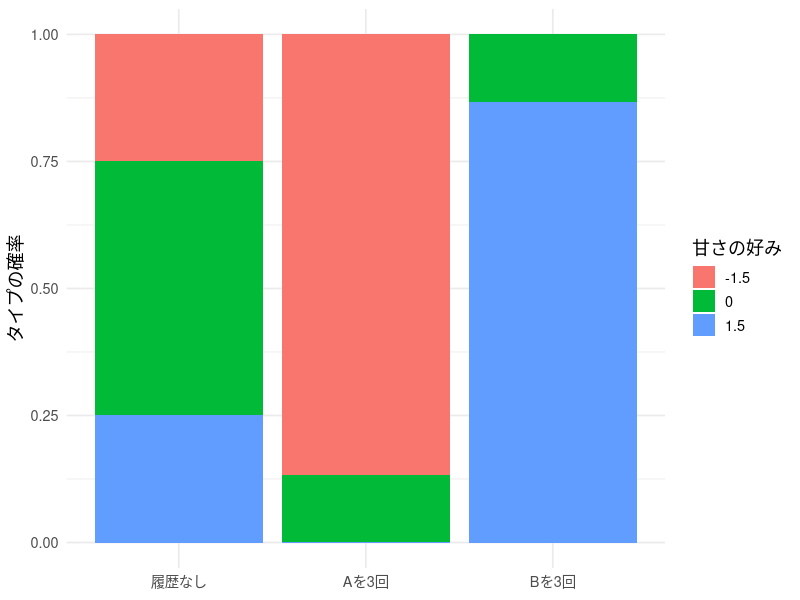
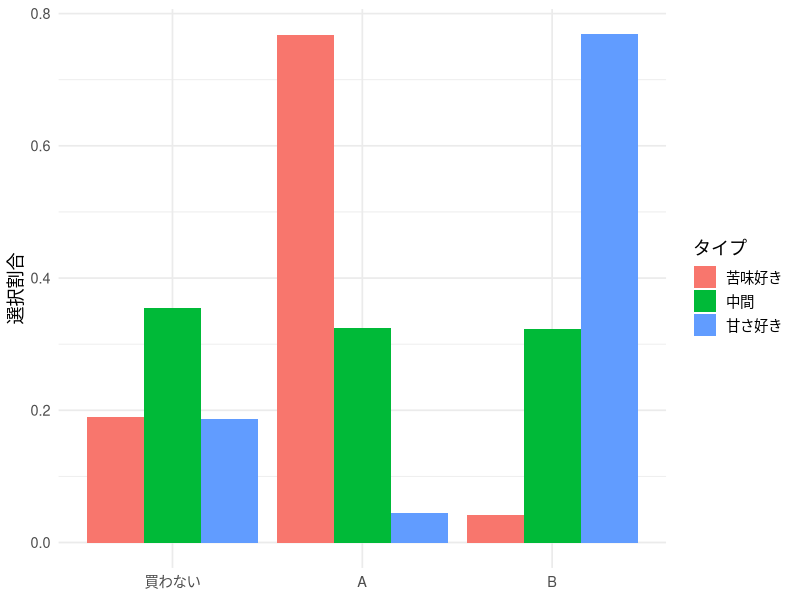
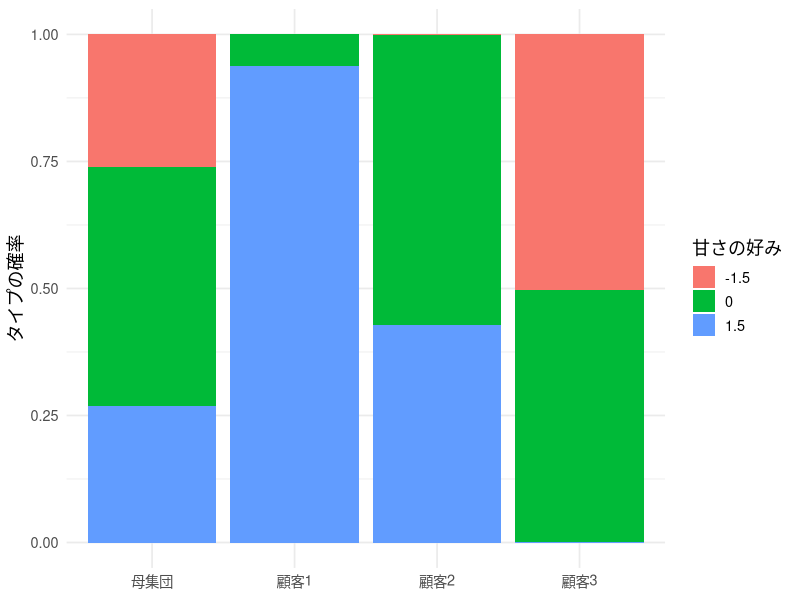
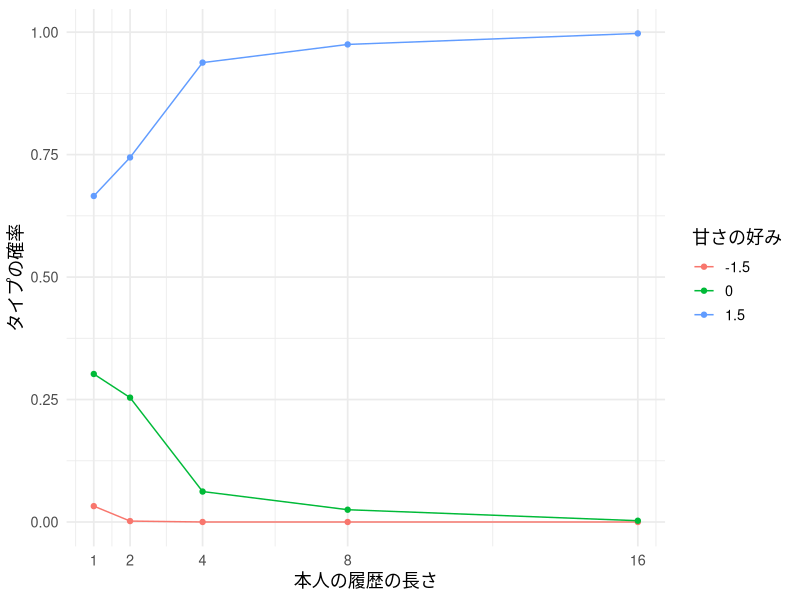
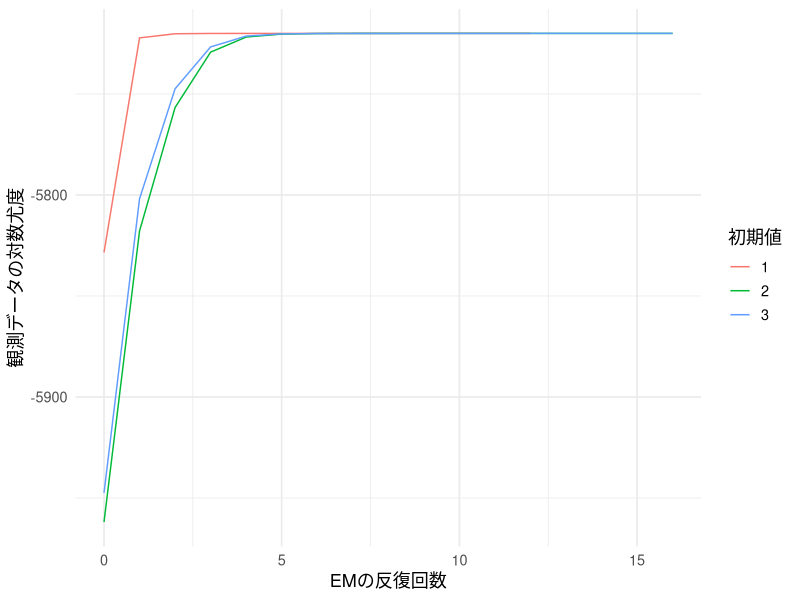
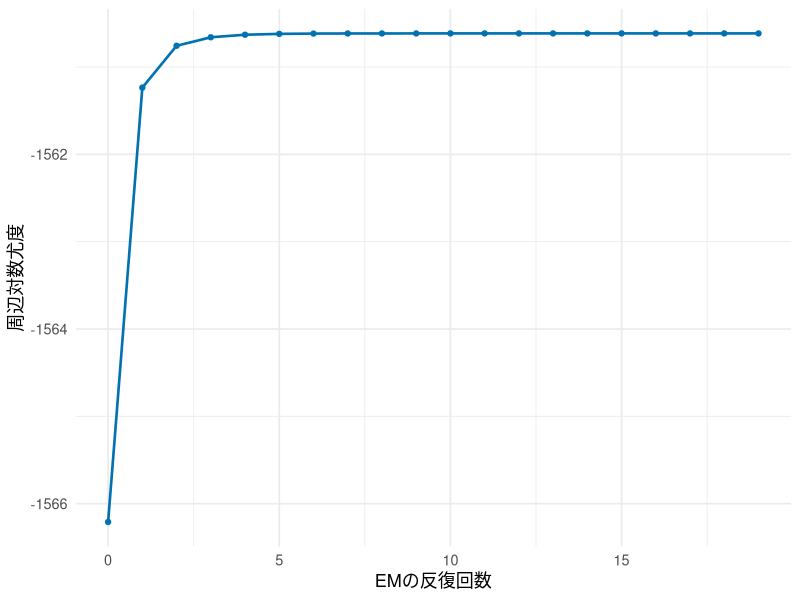
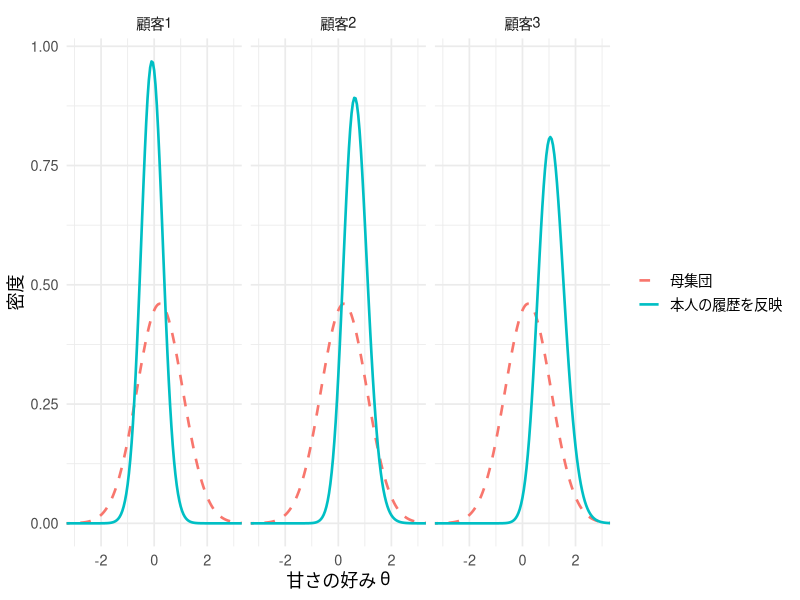

Reproduce these figures in R, in order.
## ---- chunk 1
#| include: false
library(ggplot2)
library(dplyr)
library(knitr)
set.seed(202606)
theme_lecture <- function() {
  fam <- if (Sys.info()[["sysname"]] == "Darwin") "Hiragino Sans" else ""
  theme_minimal(base_size = 13, base_family = fam)
}
theme_set(theme_lecture())
knitr::opts_chunk$set(fig.align = "center", dpi = 144)
options(scipen = 8)
## ---- chunk 2
choice_prob <- function(theta, pA, pB, beta0 = 1.5, alpha = 1) {
  va <- beta0 - theta - alpha * pA
  vb <- beta0 + theta - alpha * pB
  mx <- pmax(0, va, vb)
  ev <- cbind(exp(-mx), exp(va - mx), exp(vb - mx))
  ev / rowSums(ev)
}
theta_grid <- c(-1.5, 0, 1.5)
pi_true <- c(.25, .50, .25)
knitr::kable(data.frame(theta = theta_grid,
                       choice_prob(theta_grid, 1.5, 1.5)), digits = 3,
             col.names = c("甘さの好み", "買わない", "A：苦い", "B：甘い"))
## ---- chunk 3
pr_equal <- choice_prob(theta_grid, 1.5, 1.5)
lik_AAA <- pr_equal[, 2]^3
post_AAA <- pi_true * lik_AAA / sum(pi_true * lik_AAA)
lik_BBB <- pr_equal[, 3]^3
post_BBB <- pi_true * lik_BBB / sum(pi_true * lik_BBB)
knitr::kable(data.frame(theta = theta_grid, prior = pi_true,
                       likelihood = lik_AAA, posterior = post_AAA), digits = 4,
             col.names = c("候補値", "事前確率", "Aを3回選ぶ尤度", "事後確率"))
## ---- chunk 4
#| fig-cap: "同じ母集団分布から出発しても、本人の履歴によってタイプの重みが変わる。価格は両商品とも150円。"
w_example <- rbind(pi_true, post_AAA, post_BBB)
d_example <- data.frame(
  information = factor(rep(c("履歴なし", "Aを3回", "Bを3回"), each = 3),
                       levels = c("履歴なし", "Aを3回", "Bを3回")),
  type = factor(rep(theta_grid, 3)), weight = as.vector(t(w_example)))
ggplot(d_example, aes(information, weight, fill = type)) +
  geom_col() + labs(x = NULL, y = "タイプの確率", fill = "甘さの好み")
## ---- chunk 5
set.seed(202606)
N <- 400
Tmax <- 16
type_true <- sample(1:3, N, replace = TRUE, prob = pi_true)
theta_truth <- theta_grid[type_true]
## ---- chunk 6
prices <- data.frame(occasion = seq_len(Tmax),
                     pA = runif(Tmax, 1, 2.5), pB = runif(Tmax, 1, 2.5))
head(prices)
## ---- chunk 7
id <- rep(seq_len(N), each = Tmax)
occasion <- rep(seq_len(Tmax), times = N)
pA <- prices$pA[occasion]; pB <- prices$pB[occasion]
prob <- choice_prob(theta_truth[id], pA, pB)
u <- runif(N * Tmax)
y <- as.integer(u > prob[, 1]) + as.integer(u > prob[, 1] + prob[, 2])
panel <- data.frame(id, occasion, pA, pB, y)  # 0=買わない、1=A、2=B
head(panel)
## ---- chunk 8
#| fig-cap: "タイプ別の選択割合。分母はタイプ別人数×16機会であり、非購入も含む。"
choice_summary <- panel |>
  mutate(type = factor(type_true[id], labels = c("苦味好き", "中間", "甘さ好き")),
         product = factor(y, levels = 0:2, labels = c("買わない", "A", "B"))) |>
  count(type, product) |> group_by(type) |> mutate(share = n / sum(n))
ggplot(choice_summary, aes(product, share, fill = type)) +
  geom_col(position = "dodge") + labs(x = NULL, y = "選択割合", fill = "タイプ")
## ---- chunk 9
panel_loglik <- function(dat, grid) {
  sapply(grid, function(th) {
    pr <- choice_prob(th, dat$pA, dat$pB)
    chosen_prob <- pr[cbind(seq_len(nrow(dat)), dat$y + 1)]
    log_chosen_prob <- log(chosen_prob)
    drop(rowsum(log_chosen_prob, dat$id))
  })
}
train4 <- subset(panel, occasion <= 4)
ell4 <- panel_loglik(train4, theta_grid)
knitr::kable(data.frame(customer = 1:6, ell4[1:6, ]), digits = 3,
             col.names = c("顧客 i", "候補値 −1.5", "候補値 0", "候補値 1.5"))
## ---- chunk 10
ell_one <- c(-1000, -1001, -1002)
pi_try <- rep(1 / 3, 3)
exp(ell_one)                       # タイプごとの履歴の確率に戻す
marginal_naive <- sum(pi_try * exp(ell_one))
marginal_naive                     # 周辺尤度
log(marginal_naive)                # その対数
pi_try * exp(ell_one) / marginal_naive  # ベイズの公式も計算してみる
## ---- chunk 11
z_one <- log(pi_try) + ell_one
m_one <- max(z_one)
shifted_one <- exp(z_one - m_one)
knitr::kable(data.frame(type = 1:3, z = z_one,
                        shifted = z_one - m_one, exponential = shifted_one),
             digits = 6,
             col.names = c("タイプ", "割合を含めた対数 z", "最大値を引いた z − m", "exp(z − m)"))
## ---- chunk 12
log_marginal_stable <- m_one + log(sum(shifted_one))
log_marginal_stable
## ---- chunk 13
weights_stable <- shifted_one / sum(shifted_one)
knitr::kable(data.frame(type = 1:3, prior = pi_try, posterior = weights_stable),
             digits = 6, col.names = c("タイプ", "仮の割合", "履歴を見た後の事後確率"))
## ---- chunk 14
mixture_eval <- function(ell, pi) {
  z <- sweep(ell, 2, log(pi), "+")
  rowmax <- apply(z, 1, max)
  e <- exp(z - rowmax)
  totals <- rowSums(e)
  list(weights = e / totals, loglik = sum(rowmax + log(totals)))
}
## ---- chunk 15
#| include: false
stopifnot(all(exp(ell_one) == 0), marginal_naive == 0,
          is.finite(log_marginal_stable), all(is.finite(weights_stable)),
          abs(sum(weights_stable) - 1) < 1e-12)
lse_one_check <- mixture_eval(matrix(ell_one, nrow = 1), pi_try)
stopifnot(abs(lse_one_check$loglik - log_marginal_stable) < 1e-12,
          max(abs(lse_one_check$weights[1, ] - weights_stable)) < 1e-12)
naive4_joint <- sweep(exp(ell4), 2, pi_try, "*")
naive4_marginal <- rowSums(naive4_joint)
stable4_check <- mixture_eval(ell4, pi_try)
stopifnot(abs(stable4_check$loglik - sum(log(naive4_marginal))) < 1e-10,
          max(abs(stable4_check$weights - naive4_joint / naive4_marginal)) < 1e-12)
## ---- chunk 16
fit_known_pi <- function(ell) {
  softmax <- function(a) { z <- c(a, 0); z <- exp(z - max(z)); z / sum(z) }
  opt <- optim(rep(0, ncol(ell) - 1),
               function(a) -mixture_eval(ell, softmax(a))$loglik,
               method = "BFGS", control = list(reltol = 1e-11, maxit = 1000))
  if (opt$convergence != 0) stop("Known-support MLE did not converge")
  pi <- softmax(opt$par)
  c(list(pi = pi), mixture_eval(ell, pi))
}
fit4 <- fit_known_pi(ell4)
knitr::kable(data.frame(theta = theta_grid, truth = pi_true, estimate = fit4$pi),
             digits = 3, col.names = c("候補値", "真の割合", "4機会から推定した割合"))
## ---- chunk 17
#| fig-cap: "同じ母集団割合から出発しても、顧客ごとの4回の履歴で事後の重みが変わる。"
show_ids <- c(1, 2, 3)
w_show <- rbind(fit4$pi, fit4$weights[show_ids, ])
weights_plot <- data.frame(
  information = factor(rep(c("母集団", paste0("顧客", show_ids)), each = 3),
                       levels = c("母集団", paste0("顧客", show_ids))),
  type = factor(rep(theta_grid, 4)), weight = as.vector(t(w_show)))
ggplot(weights_plot, aes(information, weight, fill = type)) +
  geom_col() + labs(x = NULL, y = "タイプの確率", fill = "甘さの好み")
## ---- chunk 18
type_labels <- c("苦味好き", "中間", "甘さ好き")
truth_check <- data.frame(
  customer = show_ids,
  true_theta = theta_truth[show_ids],
  true_type = type_labels[type_true[show_ids]],
  fit4$weights[show_ids, ])
knitr::kable(truth_check, digits = 3, row.names = FALSE,
             col.names = c("顧客", "真の θ", "本当のタイプ",
                           "苦味好きの確率", "中間の確率", "甘さ好きの確率"))
## ---- chunk 19
individual_mle <- function(ell, grid) {
  grid[max.col(ell, ties.method = "first")]
}
np4 <- individual_mle(ell4, theta_grid)
eb4 <- drop(fit4$weights %*% theta_grid)
knitr::kable(data.frame(method = c("母集団平均", "個人別最尤", "経験ベイズの事後平均"),
  rmse = c(sqrt(mean((sum(fit4$pi * theta_grid) - theta_truth)^2)),
           sqrt(mean((np4 - theta_truth)^2)), sqrt(mean((eb4 - theta_truth)^2)))),
  digits = 3, col.names = c("好みの要約", "真の係数とのRMSE"))
## ---- chunk 20
#| fig-cap: "観測履歴が増えたときの、同じ顧客1についてのタイプの重み。真のタイプは推定に使わない。"
history_weights <- do.call(rbind, lapply(c(1, 2, 4, 8, 16), function(h) {
  ell_h <- panel_loglik(subset(panel, occasion <= h), theta_grid)
  fit_h <- fit_known_pi(ell_h)
  data.frame(history = h, type = factor(theta_grid), weight = fit_h$weights[1, ])
}))
ggplot(history_weights, aes(history, weight, color = type)) +
  geom_line() + geom_point() + scale_x_continuous(breaks = c(1, 2, 4, 8, 16)) +
  labs(x = "本人の履歴の長さ", y = "タイプの確率", color = "甘さの好み")
## ---- chunk 21
demo_theta0 <- c(-2, 0, 2)
demo_pi0 <- rep(1 / 3, 3)
demo_ell0 <- panel_loglik(panel, demo_theta0)
knitr::kable(data.frame(type = 1:3, theta = demo_theta0, pi = demo_pi0),
             digits = 3, col.names = c("タイプ k", "仮の候補値", "仮の割合"))
## ---- chunk 22
demo0 <- mixture_eval(demo_ell0, demo_pi0)
demo_w0 <- demo0$weights
demo_id <- 252
demo_lik0 <- exp(demo_ell0[demo_id, ])
demo_joint0 <- demo_pi0 * demo_lik0
knitr::kable(data.frame(
  type = 1:3, theta = demo_theta0,
  likelihood = formatC(demo_lik0, format = "e", digits = 3),
  joint = formatC(demo_joint0, format = "e", digits = 3),
  weight = demo_w0[demo_id, ]), digits = 4,
  col.names = c("タイプ k", "仮の候補値", "顧客252の尤度", "割合×尤度", "所属確率"))
stopifnot(max(abs(demo_joint0 / sum(demo_joint0) -
                  demo_w0[demo_id, ])) < 1e-12)
## ---- chunk 23
demo_ids <- c(1, 2, 3, 252)
knitr::kable(data.frame(customer = demo_ids,
                        demo_w0[demo_ids, ]), digits = 4, row.names = FALSE,
             col.names = c("顧客", "タイプ1の確率", "タイプ2の確率", "タイプ3の確率"))
## ---- chunk 24
demo_count0 <- colSums(demo_w0)
demo_pi1 <- demo_count0 / N
knitr::kable(data.frame(type = 1:3, expected_count = demo_count0,
                        old_pi = demo_pi0, new_pi = demo_pi1), digits = 4,
             col.names = c("タイプ k", "人数の期待値", "更新前の割合", "更新後の割合"))
## ---- chunk 25
demo_theta1 <- vapply(1:3, function(k) {
  optimize(function(a) -sum(demo_w0[, k] * panel_loglik(panel, a)),
           interval = c(-6, 6), tol = 1e-8)$minimum
}, numeric(1))
knitr::kable(data.frame(type = 1:3, old_theta = demo_theta0,
                        new_theta = demo_theta1), digits = 4,
             col.names = c("タイプ k", "更新前の候補値", "更新後の候補値"))
## ---- chunk 26
demo_ell1 <- panel_loglik(panel, demo_theta1)
demo1 <- mixture_eval(demo_ell1, demo_pi1)
demo_w1 <- demo1$weights
knitr::kable(data.frame(type = 1:3,
                        weight0 = demo_w0[demo_id, ],
                        weight1 = demo_w1[demo_id, ]), digits = 4,
             col.names = c("タイプ k", "顧客252：初期値での確率", "顧客252：1回更新後の確率"))
## ---- chunk 27
demo_count1 <- colSums(demo_w1)
demo_pi2 <- demo_count1 / N
demo_theta2 <- vapply(1:3, function(k) {
  optimize(function(a) -sum(demo_w1[, k] * panel_loglik(panel, a)),
           interval = c(-6, 6), tol = 1e-8)$minimum
}, numeric(1))
knitr::kable(data.frame(type = 1:3, expected_count = demo_count1,
                        pi1 = demo_pi1, pi2 = demo_pi2,
                        theta1 = demo_theta1, theta2 = demo_theta2), digits = 4,
             col.names = c("タイプ k", "人数の期待値", "1回目の割合", "2回目の割合",
                           "1回目の候補値", "2回目の候補値"))
## ---- chunk 28
demo2 <- mixture_eval(panel_loglik(panel, demo_theta2), demo_pi2)
demo_ll <- c(demo0$loglik, demo1$loglik, demo2$loglik)
knitr::kable(data.frame(stage = c("初期値", "1回目の更新後", "2回目の更新後"),
                        loglik = demo_ll), digits = 4,
             col.names = c("計算の段階", "観測データの対数尤度"))
stopifnot(all(diff(demo_ll) >= -1e-6),
          max(abs(rowSums(demo_w0) - 1)) < 1e-12,
          max(abs(rowSums(demo_w1) - 1)) < 1e-12,
          all(diff(demo_theta1) > 0), all(diff(demo_theta2) > 0))
## ---- chunk 29
#| code-fold: true
#| code-summary: "1回目の更新で、対数尤度と下限の大小を確かめる"
demo_Q <- function(theta, pi, weights) {
  sum(weights * sweep(panel_loglik(panel, theta), 2, log(pi), "+"))
}
demo_entropy0 <- -sum(demo_w0 * log(demo_w0))
demo_bound0 <- demo_Q(demo_theta0, demo_pi0, demo_w0) + demo_entropy0
demo_bound1 <- demo_Q(demo_theta1, demo_pi1, demo_w0) + demo_entropy0
knitr::kable(data.frame(
  quantity = c("更新前の対数尤度 = 更新前の下限", "更新後の下限（重みは更新前のまま）",
               "更新後の対数尤度"),
  value = c(demo0$loglik, demo_bound1, demo1$loglik)), digits = 4,
  col.names = c("比較する値", "計算結果"))
stopifnot(abs(demo_bound0 - demo0$loglik) < 1e-7,
          demo_bound1 >= demo_bound0 - 1e-7,
          demo1$loglik >= demo_bound1 - 1e-7)
## ---- chunk 30
#| code-fold: true
#| code-summary: "EMの反復：事後重みの計算と、重み付き最尤推定"
fit_em_once <- function(dat, start, maxit = 2000, tol = 1e-8, bounds = c(-6, 6)) {
  theta <- sort(start)
  pi <- rep(1 / length(theta), length(theta))
  ell <- panel_loglik(dat, theta)
  current <- mixture_eval(ell, pi)
  trace <- current$loglik
  converged <- FALSE
  for (iter in seq_len(maxit)) {
    w <- current$weights
    pi_new <- colMeans(w)
    theta_new <- vapply(seq_along(theta), function(k) {
      optimize(function(th) -sum(w[, k] * panel_loglik(dat, th)),
               interval = bounds, tol = 1e-8)$minimum
    }, numeric(1))
    order_new <- order(theta_new)
    theta_new <- theta_new[order_new]; pi_new <- pi_new[order_new]
    ell_new <- panel_loglik(dat, theta_new)
    next_fit <- mixture_eval(ell_new, pi_new)
    gain <- next_fit$loglik - current$loglik
    if (gain < -1e-6) stop("EM log likelihood decreased")
    trace <- c(trace, next_fit$loglik)
    theta <- theta_new; pi <- pi_new; ell <- ell_new; current <- next_fit
    if (abs(gain) < tol) { converged <- TRUE; break }
  }
  list(theta = theta, pi = pi, loglik = current$loglik,
       weights = current$weights, trace = trace, converged = converged,
       iterations = iter, bounds = bounds)
}
## ---- chunk 31
fit_em_multistart <- function(dat, starts = list(c(-2, 0, 2), c(-1, .5, 2.5),
                                                  c(-2.5, -.5, 1))) {
  fits <- lapply(starts, function(st) fit_em_once(dat, st))
  best <- which.max(vapply(fits, `[[`, numeric(1), "loglik"))
  list(best = fits[[best]], fits = fits, best_start = best)
}
em_runs <- fit_em_multistart(panel)
em_fit <- em_runs$best
# 最初の初期値からの1・2回目の更新が、上の逐次計算と一致するか確認する。
stopifnot(max(abs(em_runs$fits[[1]]$trace[1:3] - demo_ll)) < 1e-6)
stopifnot(all(vapply(em_runs$fits, function(f) f$converged, logical(1))),
          all(vapply(em_runs$fits, function(f) min(diff(f$trace)) > -1e-6, logical(1))),
          all(abs(em_fit$theta) < 5.9))
knitr::kable(data.frame(type = 1:3, theta_true = theta_grid,
                        theta_est = em_fit$theta, pi_true = pi_true, pi_est = em_fit$pi),
             digits = 3, col.names = c("タイプ", "真の候補値", "候補値の推定", "真の割合", "割合の推定"))
## ---- chunk 32
#| fig-cap: "EMの3つの初期値からの対数尤度。単調に増えても、大域的な最大値とは限らない。"
em_trace <- do.call(rbind, lapply(seq_along(em_runs$fits), function(s) {
  f <- em_runs$fits[[s]]
  data.frame(iteration = seq_along(f$trace) - 1, loglik = f$trace, start = factor(s))
}))
ggplot(em_trace, aes(iteration, loglik, color = start)) + geom_line() +
  labs(x = "EMの反復回数", y = "観測データの対数尤度", color = "初期値")
## ---- chunk 33
ell16 <- panel_loglik(panel, theta_grid)
fit16 <- fit_known_pi(ell16)
knitr::kable(data.frame(type = 1:3, known_support = theta_grid,
                        known_weight = fit16$weights[1, ],
                        estimated_support = em_fit$theta,
                        estimated_weight = em_fit$weights[1, ]), digits = 3,
             col.names = c("タイプ", "既知の候補値", "既知の場合の重み",
                           "推定した候補値", "推定後の重み"))
## ---- chunk 34
#| code-fold: true
#| code-summary: "1回のシェアは同じだが、履歴の確率は違う二つの母集団"
ident_equal <- choice_prob(theta_grid, 1.5, 1.5)
ident_share <- drop(pi_true %*% ident_equal)
ident_alt_theta <- c(-2, 0, 2)
ident_alt_prob <- choice_prob(ident_alt_theta, 1.5, 1.5)
# 対称な分布なので、非購入のシェアを合わせればA・Bのシェアも合う。
ident_alt_w <- (1 / 3 - ident_share[1]) / (2 * (1 / 3 - ident_alt_prob[1, 1]))
ident_alt_pi <- c(ident_alt_w, 1 - 2 * ident_alt_w, ident_alt_w)
ident_alt_share <- drop(ident_alt_pi %*% ident_alt_prob)
knitr::kable(data.frame(
  quantity = c("1回で買わない確率", "1回でAを買う確率", "1回でBを買う確率", "同じ人が2回ともAを買う確率"),
  original = c(ident_share, sum(pi_true * ident_equal[, 2]^2)),
  alternative = c(ident_alt_share, sum(ident_alt_pi * ident_alt_prob[, 2]^2))),
  digits = 6, col.names = c("観測する量", "元の母集団", "別の母集団"))
stopifnot(max(abs(ident_share - ident_alt_share)) < 1e-12,
          all(ident_alt_pi > 0), abs(sum(ident_alt_pi) - 1) < 1e-12)
## ---- chunk 35
#| code-fold: true
#| code-summary: "同じ2回分の履歴確率を持つ別の母集団を構成する"
# 構成の根拠は、この小節末尾の補足で説明する。
# z = exp(theta)、150円では d(z) = 1 + z + z^2。
ident_two_z <- exp(theta_grid)
ident_two_d <- 1 + ident_two_z + ident_two_z^2
ident_two_weight <- pi_true / ident_two_d^2
ident_two_m <- vapply(0:4, function(q) sum(ident_two_weight * ident_two_z^q), numeric(1))
# 3根を持つ多項式の2次の係数を変え、他の係数で同じモーメントを保つ。
ident_two_c2 <- -sum(ident_two_z) - .5
ident_two_hankel <- matrix(c(ident_two_m[1], ident_two_m[2],
                            ident_two_m[2], ident_two_m[3]), 2, 2)
ident_two_c01 <- solve(ident_two_hankel,
                       -ident_two_m[4:5] - ident_two_c2 * ident_two_m[3:4])
ident_two_roots <- polyroot(c(ident_two_c01, ident_two_c2, 1))
stopifnot(max(abs(Im(ident_two_roots))) < 1e-10)
ident_two_z_alt <- sort(Re(ident_two_roots))
ident_two_V <- rbind(1, ident_two_z_alt, ident_two_z_alt^2)
ident_two_weight_alt <- drop(solve(ident_two_V, ident_two_m[1:3]))
ident_two_theta_alt <- log(ident_two_z_alt)
ident_two_pi_alt <- ident_two_weight_alt * (1 + ident_two_z_alt + ident_two_z_alt^2)^2
ident_two_prob_alt <- choice_prob(ident_two_theta_alt, 1.5, 1.5)
ident_two_M <- t(ident_equal) %*% diag(pi_true) %*% ident_equal
ident_two_M_alt <- t(ident_two_prob_alt) %*% diag(ident_two_pi_alt) %*% ident_two_prob_alt
stopifnot(all(ident_two_z_alt > 0), all(ident_two_pi_alt > 0),
          abs(sum(ident_two_pi_alt) - 1) < 1e-10,
          max(abs(ident_two_M - ident_two_M_alt)) < 1e-10)
knitr::kable(data.frame(type = 1:3, theta = theta_grid, theta_alt = ident_two_theta_alt,
                        pi = pi_true, pi_alt = ident_two_pi_alt), digits = 6,
             col.names = c("タイプ", "元の候補値", "別の候補値", "元の割合", "別の割合"))
## ---- chunk 36
ident_two_histories <- expand.grid(first = c("0", "A", "B"), second = c("0", "A", "B"))
knitr::kable(data.frame(
  history = paste0(ident_two_histories$first, ident_two_histories$second),
  original = as.vector(ident_two_M), alternative = as.vector(ident_two_M_alt)),
  digits = 6, col.names = c("1・2回目の履歴", "元の母集団", "別の母集団"))
## ---- chunk 37
ident_two_B_given_AA <- sum(pi_true * ident_equal[, 2]^2 * ident_equal[, 3]) /
  ident_two_M[2, 2]
ident_two_B_given_AA_alt <- sum(ident_two_pi_alt * ident_two_prob_alt[, 2]^2 *
                                ident_two_prob_alt[, 3]) / ident_two_M_alt[2, 2]
knitr::kable(data.frame(
  quantity = c("3回目にBを買う確率：全員", "3回目にBを買う確率：AAだった人"),
  original = c(sum(pi_true * ident_equal[, 3]), ident_two_B_given_AA),
  alternative = c(sum(ident_two_pi_alt * ident_two_prob_alt[, 3]), ident_two_B_given_AA_alt)),
  digits = 6, col.names = c("観測する量", "元の母集団", "別の母集団"))
stopifnot(abs(ident_two_B_given_AA - ident_two_B_given_AA_alt) > 1e-4)
## ---- chunk 38
#| code-fold: true
#| code-summary: "3回の同時分布を作り、タイプの値と割合を逆算する"
# ここだけは識別の検算用。標本頻度ではなく、生成モデルの母集団確率を作る。
ident_R <- lapply(1:3, function(tt) {
  t(choice_prob(theta_grid, prices$pA[tt], prices$pB[tt]))
})
ident_joint <- array(0, dim = c(3, 3, 3))
for (k in 1:3) {
  for (j in 1:3) {
    ident_joint[, , j] <- ident_joint[, , j] +
      pi_true[k] * ident_R[[3]][j, k] * outer(ident_R[[1]][, k], ident_R[[2]][, k])
  }
}
# 入力は母集団の27セルと、1回目のB価格。真の候補値・割合は引数にしない。
recover_three_types <- function(joint, pB1) {
  M <- apply(joint, c(1, 2), sum)
  MB <- joint[, , 3]
  C <- MB %*% solve(M)
  eig <- eigen(C)
  stopifnot(max(abs(Im(eig$values))) < 1e-10,
            max(abs(Im(eig$vectors))) < 1e-10)
  order_type <- order(Re(eig$values))
  R1 <- Re(eig$vectors[, order_type])
  R1 <- sweep(R1, 2, colSums(R1), "/")
  theta <- log(R1[3, ] / R1[1, ]) - 1.5 + pB1
  pi <- drop(solve(R1, rowSums(M)))
  list(theta = theta, pi = pi, R1 = R1)
}
ident_recovered <- recover_three_types(ident_joint, prices$pB[1])
knitr::kable(data.frame(type = 1:3, theta = theta_grid,
                        recovered_theta = ident_recovered$theta,
                        pi = pi_true, recovered_pi = ident_recovered$pi), digits = 6,
             col.names = c("タイプ", "生成時の候補値", "逆算した候補値", "生成時の割合", "逆算した割合"))
stopifnot(abs(sum(ident_joint) - 1) < 1e-12,
          max(abs(ident_recovered$theta - theta_grid)) < 1e-10,
          max(abs(ident_recovered$pi - pi_true)) < 1e-10)
## ---- chunk 39
# 連続的な好み：同じ選択モデルで独立のデータを生成する
set.seed(202607)
N_c <- 200; T_c <- 8
mu_true_c <- 0.2; tau_true_c <- 1
id_c <- rep(seq_len(N_c), each = T_c)
time_c <- rep(seq_len(T_c), times = N_c)
price_c <- data.frame(pA = runif(T_c, 1, 2.5), pB = runif(T_c, 1, 2.5))
theta_true_c <- rnorm(N_c, mu_true_c, tau_true_c)
pA_c <- price_c$pA[time_c]; pB_c <- price_c$pB[time_c]
prob_c <- function(theta, pA, pB) {
  va <- 1.5 - theta - pA; vb <- 1.5 + theta - pB
  m <- pmax(0, va, vb)
  e <- cbind(exp(-m), exp(va - m), exp(vb - m))
  e / rowSums(e)
}
probs_c <- prob_c(theta_true_c[id_c], pA_c, pB_c)
u_c <- runif(N_c * T_c)
y_c <- as.integer(u_c > probs_c[,1]) + as.integer(u_c > probs_c[,1] + probs_c[,2])
dat_c <- data.frame(id = id_c, time = time_c, pA = pA_c, pB = pB_c, y = y_c)
## ---- chunk 40
#| code-fold: true
#| code-summary: "数値積分の準備：周辺対数尤度と事後分布の重み"
# 台形則で係数空間を積分する。両端に半分の重みを付ける。
theta_nodes_c <- seq(-6, 6, length.out = 241)
trap_weights_c <- function(x) {
  dx <- diff(x)
  stopifnot(max(abs(dx - dx[1])) < 1e-10)
  c(dx[1] / 2, rep(dx[1], length(x) - 2), dx[1] / 2)
}
theta_w_c <- trap_weights_c(theta_nodes_c)
log_lik_c <- function(dat, nodes = theta_nodes_c) {
  sapply(nodes, function(th) {
    pr <- prob_c(th, dat$pA, dat$pB)
    drop(rowsum(log(pr[cbind(seq_len(nrow(dat)), dat$y + 1)]), dat$id))
  })
}
ell_c <- log_lik_c(dat_c)
rowmax_c <- apply(ell_c, 1, max)
lik_c <- exp(ell_c - rowmax_c)
# 全員の周辺対数尤度。各人について引いた標準化分を足し戻す。
marginal_loglik_c <- function(mu, log_tau, nodes = theta_nodes_c,
                              node_w = theta_w_c, lik = lik_c, rowmax = rowmax_c) {
  weights <- dnorm(nodes, mu, exp(log_tau)) * node_w
  values <- drop(lik %*% weights)
  if (any(values <= 0) || any(!is.finite(values))) return(-Inf)
  sum(rowmax + log(values))
}
post_weights_c <- function(mu, tau, lik = lik_c, nodes = theta_nodes_c, node_w = theta_w_c) {
  weights <- dnorm(nodes, mu, tau) * node_w
  z <- sweep(lik, 2, weights, "*")
  z / rowSums(z)
}
## ---- chunk 41
posterior_moments_c <- function(mu, tau, lik = lik_c,
                                nodes = theta_nodes_c, node_w = theta_w_c) {
  w <- post_weights_c(mu, tau, lik, nodes, node_w)
  m <- drop(w %*% nodes)
  centered <- sweep(matrix(nodes, nrow(w), length(nodes), byrow = TRUE), 1, m, "-")
  v <- rowSums(w * centered^2)
  list(mean = m, variance = v)
}
mu0_c <- 0; tau0_c <- 1
e0_c <- posterior_moments_c(mu0_c, tau0_c)
knitr::kable(data.frame(customer = 1:3, mean = e0_c$mean[1:3],
                        variance = e0_c$variance[1:3]), digits = 4,
             col.names = c("顧客", "初期値での事後平均", "初期値での事後分散"))
## ---- chunk 42
mu1_c <- mean(e0_c$mean)
tau1_c <- sqrt(mean(e0_c$variance + (e0_c$mean - mu1_c)^2))
ll0_c <- marginal_loglik_c(mu0_c, log(tau0_c))
ll1_c <- marginal_loglik_c(mu1_c, log(tau1_c))
knitr::kable(data.frame(stage = c("初期値", "1回目の更新後"),
                        mu = c(mu0_c, mu1_c), tau = c(tau0_c, tau1_c),
                        loglik = c(ll0_c, ll1_c)), digits = 4,
             col.names = c("計算の段階", "母集団平均 μ", "個人差の標準偏差 τ", "周辺対数尤度"))
stopifnot(ll1_c >= ll0_c - 1e-7)
## ---- chunk 43
#| code-fold: true
#| code-summary: "EMの反復：事後平均・事後分散から母集団パラメータを更新する"
fit_em_normal_c <- function(mu_init = 0, tau_init = 1, tol = 1e-8, maxit = 500,
                            nodes = theta_nodes_c, node_w = theta_w_c,
                            lik = lik_c, rowmax = rowmax_c) {
  mu <- mu_init; tau <- tau_init
  ll <- marginal_loglik_c(mu, log(tau), nodes, node_w, lik, rowmax)
  trace <- data.frame(iteration = 0, mu = mu, tau = tau, loglik = ll)
  for (r in seq_len(maxit)) {
    # Eステップ：今の母集団パラメータで、各人の平均と分散を求める。
    moments <- posterior_moments_c(mu, tau, lik, nodes, node_w)
    # Mステップ：Eステップの結果を固定したまま、集計式で更新する。
    mu_new <- mean(moments$mean)
    tau_new <- sqrt(mean(moments$variance + (moments$mean - mu_new)^2))
    ll_new <- marginal_loglik_c(mu_new, log(tau_new), nodes, node_w, lik, rowmax)
    stopifnot(is.finite(ll_new), tau_new > 0, ll_new >= ll - 1e-7)
    gain <- ll_new - ll
    trace <- rbind(trace, data.frame(iteration = r, mu = mu_new,
                                    tau = tau_new, loglik = ll_new))
    mu <- mu_new; tau <- tau_new; ll <- ll_new
    if (abs(gain) < tol) return(list(mu = mu, tau = tau, trace = trace))
  }
  stop("Normal random coefficient EM did not converge")
}
fit_c <- fit_em_normal_c(mu0_c, tau0_c)
mu_hat_c <- fit_c$mu; tau_hat_c <- fit_c$tau
stopifnot(max(abs(unlist(fit_c$trace[2, c("mu", "tau")]) - c(mu1_c, tau1_c))) < 1e-12)
## ---- chunk 44
knitr::kable(data.frame(parameter = c("母集団平均 μ", "個人差の標準偏差 τ"),
                        truth = c(mu_true_c, tau_true_c),
                        estimate = c(mu_hat_c, tau_hat_c)), digits = 4,
             col.names = c("パラメータ", "真値", "EMによる推定値"))
## ---- chunk 45
#| label: fig-normal-em-trace
#| fig-cap: "正規分布モデルのEMによる周辺対数尤度の推移。Eステップの積分には241点の台形則を使っている。"
ggplot(fit_c$trace, aes(iteration, loglik)) +
  geom_line(linewidth = .9, color = "#0072B2") + geom_point(size = 1.5, color = "#0072B2") +
  labs(x = "EMの反復回数", y = "周辺対数尤度")
## ---- chunk 46
fit_direct_c <- optim(c(0, 0), function(a) -marginal_loglik_c(a[1], a[2]),
                       method = "BFGS", control = list(reltol = 1e-12, maxit = 1000))
stopifnot(fit_direct_c$convergence == 0)
direct_values_c <- c(fit_direct_c$par[1], exp(fit_direct_c$par[2]))
knitr::kable(data.frame(method = c("EM", "直接最適化"),
                        mu = c(mu_hat_c, direct_values_c[1]),
                        tau = c(tau_hat_c, direct_values_c[2]),
                        loglik = c(tail(fit_c$trace$loglik, 1), -fit_direct_c$value)),
             digits = 6, col.names = c("計算法", "母集団平均 μ", "標準偏差 τ", "周辺対数尤度"))
stopifnot(max(abs(c(mu_hat_c, tau_hat_c) - direct_values_c)) < 1e-4,
          abs(tail(fit_c$trace$loglik, 1) + fit_direct_c$value) < 1e-6)
## ---- chunk 47
post_eb_c <- post_weights_c(mu_hat_c, tau_hat_c)
theta_eb_c <- drop(post_eb_c %*% theta_nodes_c)
## ---- chunk 48
show_c <- c(1, 2, 3)
history_c <- do.call(rbind, lapply(show_c, function(i) {
  z <- dat_c[dat_c$id == i, ]
  data.frame(customer = i, outside = sum(z$y == 0), A = sum(z$y == 1),
             B = sum(z$y == 2), posterior_mean = theta_eb_c[i])
}))
knitr::kable(history_c, digits = 3,
             col.names = c("顧客", "買わない", "Aの回数", "Bの回数", "事後平均"))
## ---- chunk 49
#| fig-cap: "破線は共通の母集団密度、実線は本人の8回の履歴を取り込んだ事後密度。"
continuous_plot_c <- do.call(rbind, lapply(show_c, function(i) {
  data.frame(theta = rep(theta_nodes_c, 2), customer = paste0("顧客", i),
    density = c(dnorm(theta_nodes_c, mu_hat_c, tau_hat_c), post_eb_c[i, ] / theta_w_c),
    information = factor(rep(c("母集団", "本人の履歴を反映"), each = length(theta_nodes_c)),
                         levels = c("母集団", "本人の履歴を反映")))
}))
ggplot(continuous_plot_c, aes(theta, density, color = information, linetype = information)) +
  geom_line(linewidth = .9) + facet_wrap(~customer, nrow = 1) +
  scale_linetype_manual(values = c(2, 1)) + coord_cartesian(xlim = c(-3, 3)) +
  labs(x = "甘さの好み θ", y = "密度", color = NULL, linetype = NULL)
## ---- chunk 50
#| code-fold: true
#| code-summary: "事後分布の端と、積分の格子・範囲を確認する"
edge_theta_eb_c <- max(rowSums(post_eb_c[, c(1:2, 240:241), drop = FALSE]))
knitr::kable(data.frame(quantity = "θの外側2点：全員の最大値", mass = edge_theta_eb_c),
             col.names = c("確認する場所", "事後重みの合計"), digits = 12)
stopifnot(all(is.finite(post_eb_c)), max(abs(rowSums(post_eb_c) - 1)) < 1e-10,
          edge_theta_eb_c < .0001)
fit_with_nodes_c <- function(n_nodes, limit = 6) {
  nodes <- seq(-limit, limit, length.out = n_nodes)
  weights <- trap_weights_c(nodes)
  ell <- log_lik_c(dat_c, nodes)
  rowmax <- apply(ell, 1, max)
  lik <- exp(ell - rowmax)
  op <- fit_em_normal_c(nodes = nodes, node_w = weights, lik = lik, rowmax = rowmax)
  c(mu = op$mu, tau = op$tau)
}
quad_compare_c <- rbind(coarse = fit_with_nodes_c(121),
                        main = c(mu_hat_c, tau_hat_c), fine = fit_with_nodes_c(481),
                        wider = fit_with_nodes_c(641, limit = 8))
knitr::kable(data.frame(range = c("[-6, 6]", "[-6, 6]", "[-6, 6]", "[-8, 8]"),
                        nodes = c(121, 241, 481, 641), quad_compare_c), digits = 5,
             row.names = FALSE, col.names = c("θの積分範囲", "θの格子点数", "μのEM推定", "τのEM推定"))
stopifnot(max(abs(sweep(quad_compare_c, 2, quad_compare_c[2, ], "-"))) < .005)
